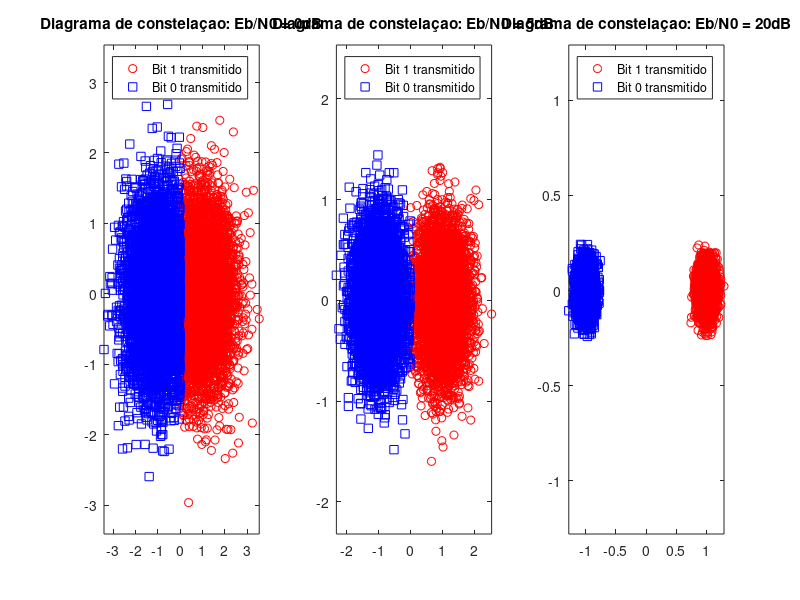
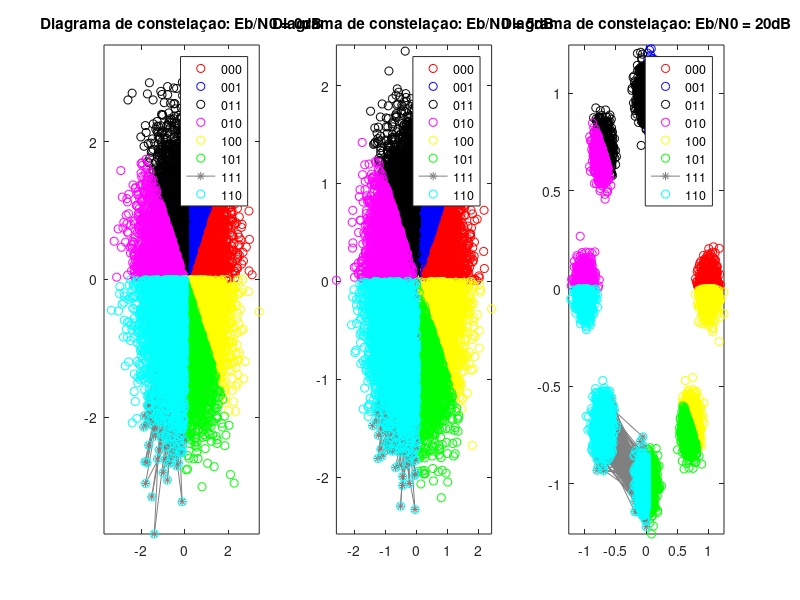

Recreate these plots in MATLAB, in order.
% Sinal M-PSK gerado pela função pskmod
M = 2;                                                 % Número de símbolo da modulação
Ns = 10e3;                                           % Número de símbolos simulados
bits2 = randi([0 M-1],Ns,1);

txSig = pskmod(bits2,M);
EbN0_dB = [0,5,20];
figure(1)
for m=1:length(EbN0_dB)
    rxSig = awgn(txSig,EbN0_dB(m));
    if(m==2)
        buffer_bpsk=rxSig;
    end
    subplot(1,3,m);
    plot(rxSig(find(real(rxSig)>0)),'ro');
    hold on;
    plot(rxSig(find(real(rxSig)<=0)),'bs');
    title(['Diagrama de constelaçao: Eb/N0 = ' num2str(EbN0_dB(m)) 'dB']);
    legend('Bit 1 transmitido','Bit 0 transmitido');
    minAx = min([real(rxSig)' imag(rxSig)']);
    maxAx = max([real(rxSig)' imag(rxSig)']);
    axis([minAx maxAx minAx maxAx]);
    fig.PaperUnits = 'inches';
    fig.PaperPosition = [0 0 12 6];

    
end
%%
%Modulação 8-PSK
M = 8;                                                 % Número de símbolo da modulação
Ns = 10e3;                                           % Número de símbolos simulados
bits8 = randi([0 M-1],Ns,1);
txSig = pskmod(bits8,M);
figure(2)
EbN0_dB = [0,5,20];
for m=1:length(EbN0_dB)
    rxSig = awgn(txSig,EbN0_dB(m));
    if(m==2)
        buffer_8psk=rxSig;
     end
    subplot(1,3,m);
    plot(rxSig(find(angle(rxSig)*180/pi>=0 & angle(rxSig)*180/pi<=45)),'ro');
    hold on;
    plot(rxSig(find(angle(rxSig)*180/pi>45 & angle(rxSig)*180/pi<=90)),'bo');
    plot(rxSig(find(angle(rxSig)*180/pi>90 & angle(rxSig)*180/pi<=135)),'ko');
    plot(rxSig(find(angle(rxSig)*180/pi>135 & angle(rxSig)*180/pi<=180)),'mo');
    plot(rxSig(find(angle(rxSig)*180/pi<0 & angle(rxSig)*180/pi>=-45)),'yo');
    plot(rxSig(find(angle(rxSig)*180/pi<-45 & angle(rxSig)*180/pi>=-90)),'go');
    plot(rxSig(find(angle(rxSig)*180/pi<-90 & angle(rxSig)*180/pi>=-135)),'Marker','*','color',[ 0.5    0.5    0.5]);
    plot(rxSig(find(angle(rxSig)*180/pi<-90 & angle(rxSig)*180/pi>=-180)),'co');
    title(['Diagrama de constelaçao: Eb/N0 = ' num2str(EbN0_dB(m)) 'dB']);
    legend('000','001','011','010','100','101','111','110');
    minAx = min([real(rxSig)' imag(rxSig)']);
    maxAx = max([real(rxSig)' imag(rxSig)']);
    axis([minAx maxAx minAx maxAx]);
    fig.PaperUnits = 'inches';
    fig.PaperPosition = [0 0 12 6];

    
end

